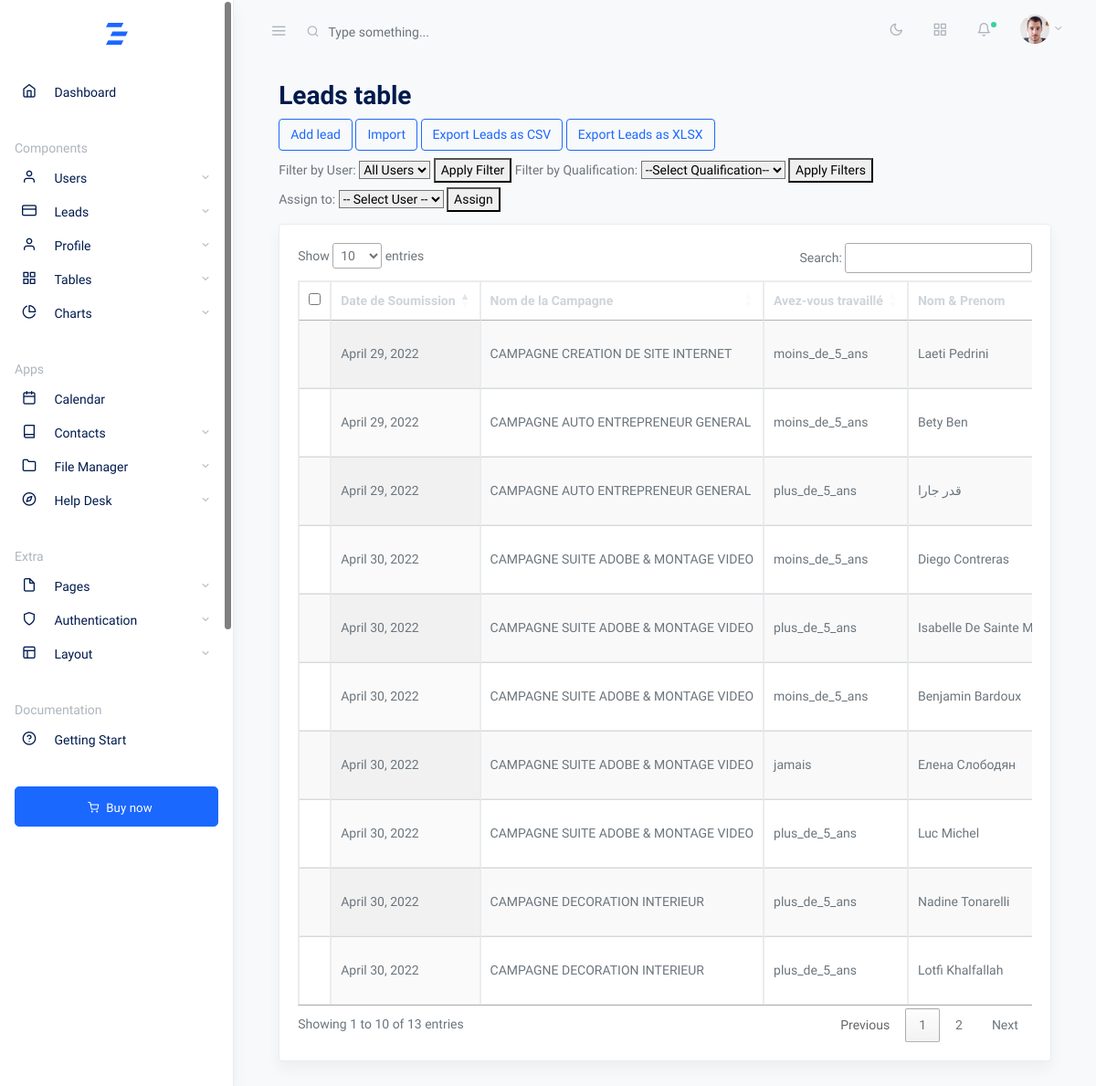
Screenshot of /lead/lead_dashboard/ with the database file from the repository.
### leads/models.py (models this page shows, shortened)
class Lead(models.Model):
    date_de_soumission = models.DateField(null=True, blank=True)
    nom_de_la_campagne = models.CharField(max_length=100, null=True, blank=True)
    avez_vous_travaille = models.CharField(max_length=100, null=True, blank=True)
    nom_prenom = models.CharField(max_length=100, null=True, blank=True)
    telephone = models.CharField(max_length=20, null=True, blank=True)
    email = models.EmailField(null=True, blank=True)
    QUALIFICATION_CHOICES = (
        ('nrp1', 'NRP1'),
        ('nrp2', 'NRP2'),
        ('nrp3', 'NRP3'),
        ('en_cours', 'En cours'),
        ('rappel', 'Rappel'),
        ('faux_numero', 'Faux numéro'),
        ('pas_de_budget', 'Pas de budget'),
        ('pas_interesse', 'Pas intéressé'),
        ('ne_pas_rappele', 'Ne pas rappeler'),
        ('signe_pole_emploi', 'Signé Pôle Emploi'),
        ('signe_cpf', 'Signé CPF'),
    )
    qualification = models.CharField(max_length=100, choices=QUALIFICATION_CHOICES, null=True, blank=True)
    comments = models.TextField(null=True, blank=True)
    assigned_to = models.ForeignKey(User, on_delete=models.SET_NULL, null=True, blank=True, related_name='assigned_tasks')
    last_modified_by = models.ForeignKey(User, on_delete=models.SET_NULL, null=True, blank=True)
    is_complete = models.BooleanField(default=False)
    is_active = models.BooleanField(default=True)
    custom_fields = models.JSONField(null=True, blank=True)
    transfer_to = models.ForeignKey(CustomUserTypes, on_delete=models.SET_NULL, null=True, blank=True, related_name='transferred_leads')
    is_transferred = models.BooleanField(default=False)
    assign_comment = models.JSONField(null=True, blank=True)
    history = models.ForeignKey(LeadHistory, on_delete=models.SET_NULL, null=True, blank=True, related_name='leads')
    _original_state = {}
    def __init__(self, *args, **kwargs):
        super().__init__(*args, **kwargs)
        self._original_state = self.__dict__.copy()

### leads/views.py (the view)
# urls.py: path('lead_dashboard/', views.lead_dashboard, name='lead_dashboard'),
def lead_dashboard(request):
    if request.method == 'POST':
        lead = Lead(
            date_de_soumission=request.POST['date_de_soumission'],
            nom_de_la_campagne=request.POST['nom_de_la_campagne'],
            avez_vous_travaille=request.POST['avez_vous_travaille'],
            nom_prenom=request.POST['nom_prenom'],
            telephone=request.POST['telephone'],
            email=request.POST['email'],
            qualification=request.POST['qualification'],
            comments=request.POST['comments']
        )
        custom_field_names = request.POST.getlist('custom_field_name[]')
        custom_field_values = request.POST.getlist('custom_field_value[]')
        custom_fields = dict(zip(custom_field_names, custom_field_values))
        lead.custom_fields = json.dumps(custom_fields)
        lead.save()
        assigned_to_id = request.POST.get('assigned_to')
        if assigned_to_id:
            assigned_user = CustomUserTypes.objects.get(id=assigned_to_id)
            lead.assigned_to = assigned_user
            lead.save()
            notification_message = f'You have been assigned a new lead: {lead.nom_de_la_campagne}'
            return HttpResponseRedirect(f'/filtered_lead_dashboard/{assigned_user.id}/?notification={notification_message}')
        else:
            return redirect('lead_dashboard')
    else:
        active_leads = Lead.objects.filter(is_active=True).order_by('-date_de_soumission')
        users = CustomUserTypes.objects.all()
        nav_data = navigation_data(request.user.id)
        assigned_to_id = request.POST.get('assigned_to')
        if assigned_to_id:
            assigned_user = CustomUserTypes.objects.get(id=assigned_to_id)
            notification = Notification(user=assigned_user, lead=lead, message=notification_message)
            notification.save()
        selected_user_id = request.GET.get('user_id')
        selected_qualification = request.GET.get('qualification')
        if selected_user_id:
            try:
                selected_user = CustomUserTypes.objects.get(id=selected_user_id)
                filtered_leads = active_leads.filter(assigned_to__id=selected_user.id)
            except CustomUserTypes.DoesNotExist:
                filtered_leads = active_leads
        else:
            filtered_leads = active_leads
        if selected_qualification:
            filtered_leads = filtered_leads.filter(qualification=selected_qualification)
        return render(request, 'lead/leads_dashboard.html', {'leads': filtered_leads, 'users': users, 'sections': nav_data})

### pagesallocation/views.py (called while the page is built)
def group_sections(user_id):
    pages_sections = PageAllocation.objects.filter(
        is_active=True,
        privileges__is_active=True,
        privileges__assigned_users_id=user_id
    ).annotate(countP=Count('id')).order_by('psection')
    if pages_sections:
        data = [{
            'psection': page_section.psection,
            'count': pages_sections.filter(psection=page_section).count(),
        } for page_section in pages_sections]
        return data
    else:
        return None

def navigation_data(user_id):
    response_section = group_sections(user_id)
    nav_bar = dict()
    if response_section:
        for data in response_section:
            temp = list(data.values())
            response_sub_section = get_sub_sections(user_id, temp[0])
            nav_bar.update({temp[0]: response_sub_section})
    return nav_bar

### templates/lead/leads_dashboard.html (shortened to what this page needs)
{% extends 'base.html' %}
{% load static %}
{% block content %}
<main role="main" class="main-content">
  <div class="container-fluid">
    <div class="container-fluid">
      <div class="row justify-content-center">
        <div class="col-12">
          <h2 class="mb-2 page-title">Leads table</h2>
          <button type="button" class="btn mb-2 btn-outline-primary" data-toggle="modal" data-target="#defaultModal">
            Add
            lead </button>
          <button type="button" class="btn mb-2 btn-outline-primary" data-toggle="modal"
            data-target="#importModal">Import</button>
          <a href="{% url 'export_leads' 'csv' %}" class="btn mb-2 btn-outline-primary">Export Leads as CSV</a>
          <a href="{% url 'export_leads' 'xlsx' %}" class="btn mb-2 btn-outline-primary">Export Leads as XLSX</a>
          <form method="GET" action="{% url 'lead_dashboard' %}">
            <label for="user_filter">Filter by User:</label>
            <select name="user_id" id="user_filter">
              <option value="">All Users</option>
            </select>
            <button type="submit">Apply Filter</button>
            <label for="qualification_filter">Filter by Qualification:</label>
            <select name="qualification" id="qualification_filter">
              <option value="">--Select Qualification-- </option>
            </select>
            <button type="submit">Apply Filters</button>
          </form>
          <div>
            <label for="assignToUser">Assign to:</label>
            <select id="assignToUser">
              <option value="">-- Select User --</option>
            </select>
            <button id="assignButton">Assign</button>
          </div>
        </div>
        <div class="row my-2">
          <div class="col-md-12">
            <div class="card shadow">
              <div class="card-body">
                <div class="table-responsive">
                  <table id="exampleDT" class="table table-bordered display nowrap" cellspacing="0" style="width:100%">
                    <thead class="fw-bold">
                      <tr>
                        <th><input type="checkbox" id="selectAllCheckbox"></th>
                        <th data-toggle="select" data-lead-id="lead_id">Date de Soumission</th>
                        <th data-toggle="select">Nom de la Campagne </th>
                        <th data-toggle="select">Avez-vous travaillé</th>
                        <th data-toggle="select">Nom & Prenom</th>
                      </tr>
                    </thead>
                    <tbody>
                      {% for lead in leads %}
                      <tr>
                        <td data-lead-id="{{ lead.id }}"></td>
                        <td>{{ lead.date_de_soumission }}</td>
                        <td>{{ lead.nom_de_la_campagne }}</td>
                        <td>{{ lead.avez_vous_travaille }}</td>
                        <td>{{ lead.nom_prenom }}</td>
                      </tr>
                      {% endfor %}
                    </tbody>
                  </table>
                </div>
              </div>
            </div>
          </div>
        </div>
      </div>
    </div>
  </div>
  </div>
{% endblock %}
{% block javascript %}
<link rel="stylesheet" href="https://cdn.datatables.net/select/1.3.1/css/select.bootstrap.css" />
{% endblock %}

### rows the page displays
Lead: date_de_soumission "April 30, 2022", nom_de_la_campagne "CAMPAGNE SUITE ADOBE & MONTAGE VIDEO", avez_vous_travaille "moins_de_5_ans", nom_prenom "Diego Contreras"
Lead: date_de_soumission "April 30, 2022", nom_de_la_campagne "CAMPAGNE SUITE ADOBE & MONTAGE VIDEO", avez_vous_travaille "plus_de_5_ans", nom_prenom "Isabelle De Sainte…"
Lead: date_de_soumission "April 30, 2022", nom_de_la_campagne "CAMPAGNE SUITE ADOBE & MONTAGE VIDEO", avez_vous_travaille "moins_de_5_ans", nom_prenom "Benjamin Bardoux"
Lead: date_de_soumission "April 30, 2022", nom_de_la_campagne "CAMPAGNE SUITE ADOBE & MONTAGE VIDEO", avez_vous_travaille "jamais", nom_prenom "Елена Слободян"
Lead: date_de_soumission "April 30, 2022", nom_de_la_campagne "CAMPAGNE SUITE ADOBE & MONTAGE VIDEO", avez_vous_travaille "plus_de_5_ans", nom_prenom "Luc Michel"
Lead: date_de_soumission "April 30, 2022", nom_de_la_campagne "CAMPAGNE DECORATION INTERIEUR", avez_vous_travaille "plus_de_5_ans", nom_prenom "Nadine Tonarelli"
Lead: date_de_soumission "April 30, 2022", nom_de_la_campagne "CAMPAGNE DECORATION INTERIEUR", avez_vous_travaille "plus_de_5_ans", nom_prenom "Lotfi Khalfallah"
Lead: date_de_soumission "April 29, 2022", nom_de_la_campagne "CAMPAGNE CREATION DE SITE INTERNET", avez_vous_travaille "moins_de_5_ans", nom_prenom "Laeti Pedrini"
Lead: date_de_soumission "April 29, 2022", nom_de_la_campagne "CAMPAGNE AUTO ENTREPRENEUR GENERAL", avez_vous_travaille "moins_de_5_ans", nom_prenom "Bety Ben"
Lead: date_de_soumission "April 29, 2022", nom_de_la_campagne "CAMPAGNE AUTO ENTREPRENEUR GENERAL", avez_vous_travaille "plus_de_5_ans", nom_prenom "قدر جارا"
